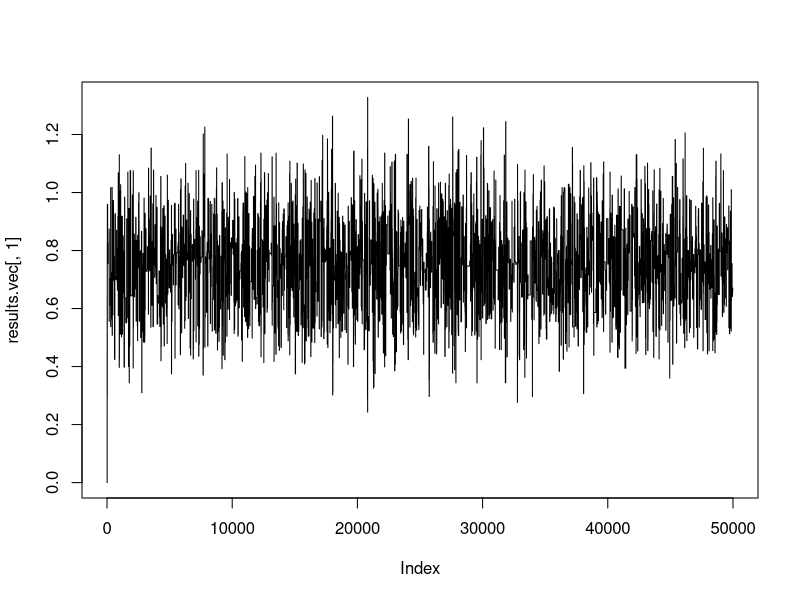
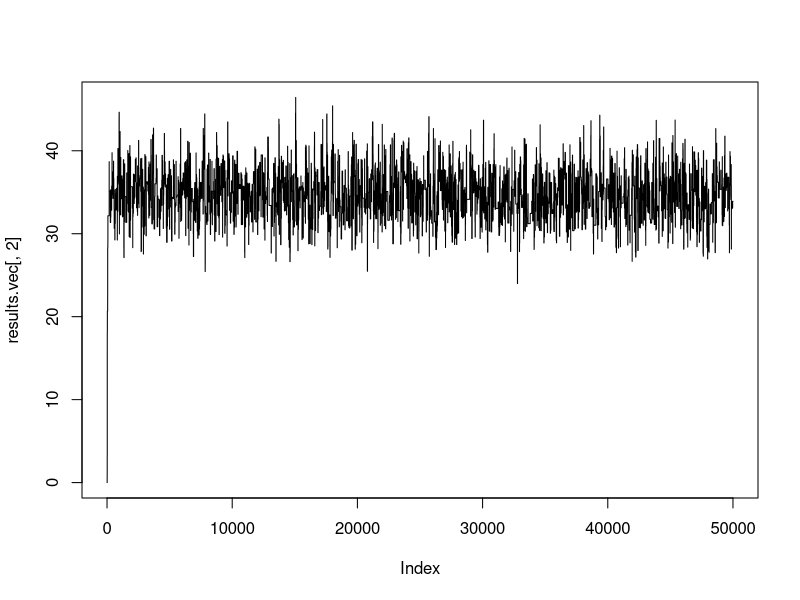
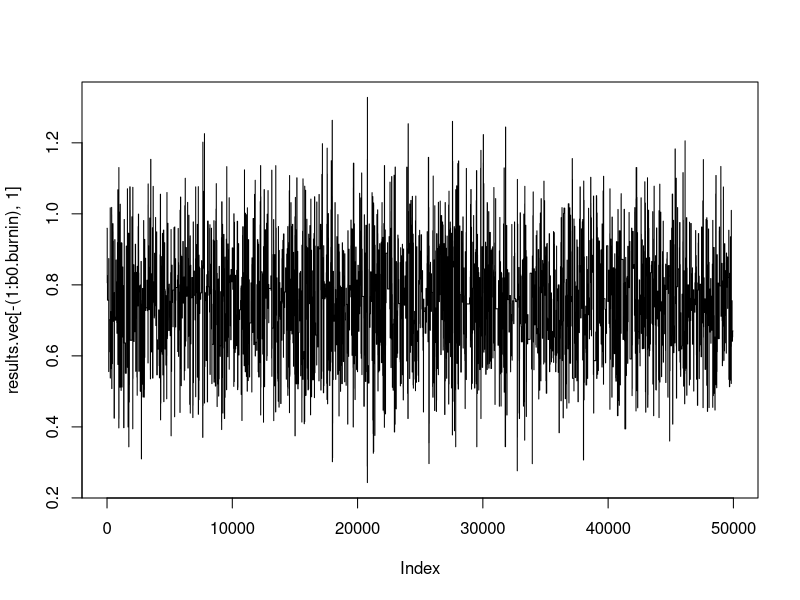
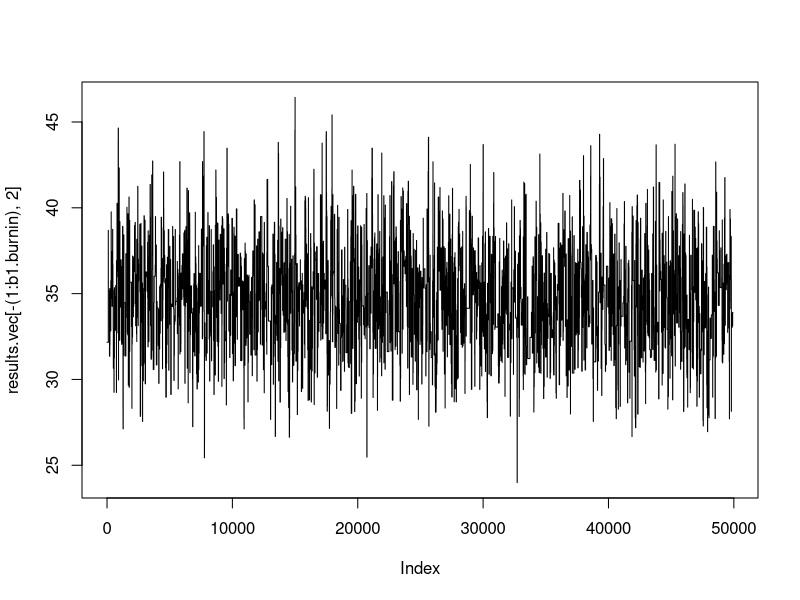
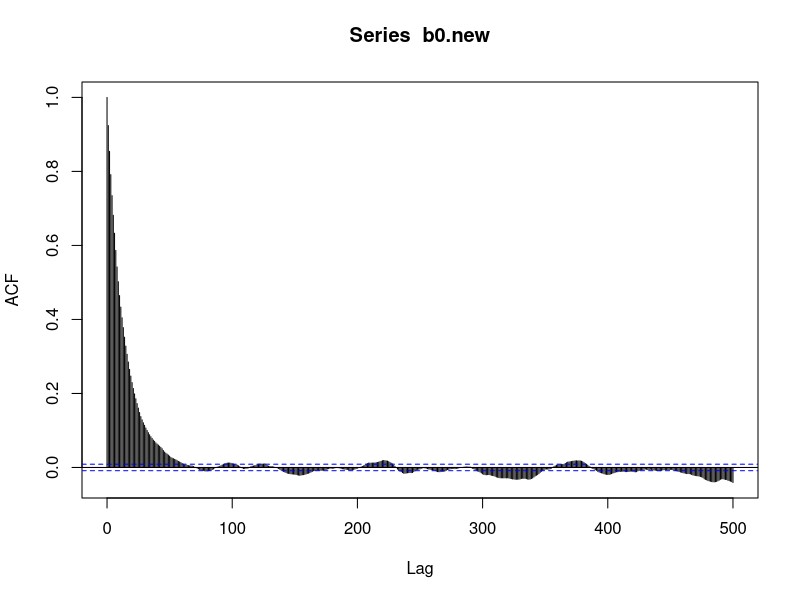
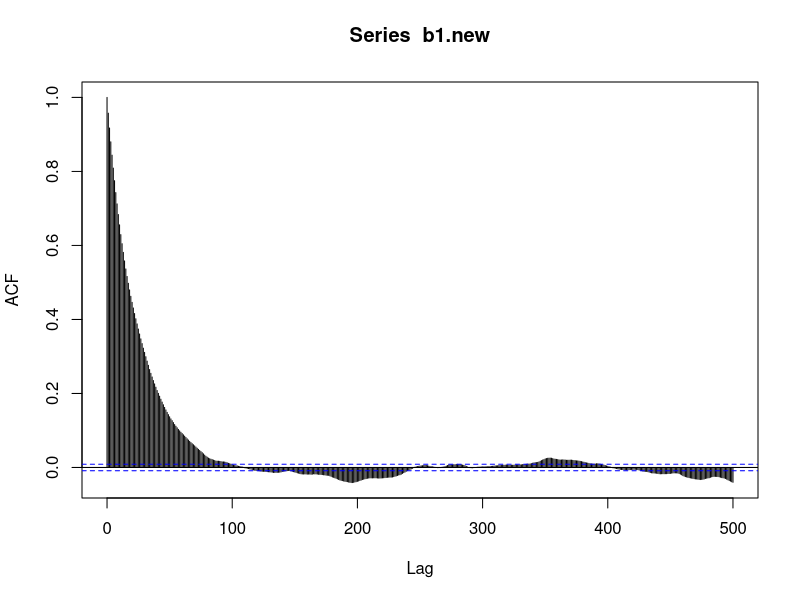
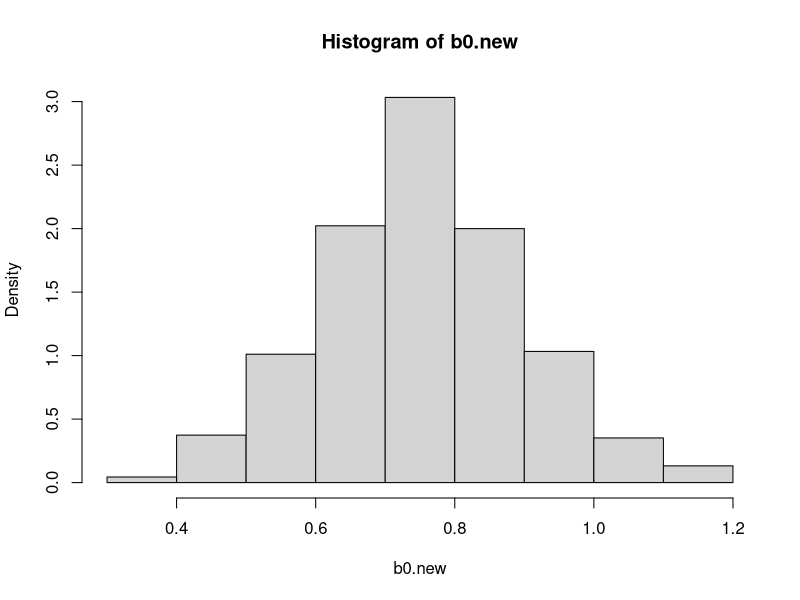
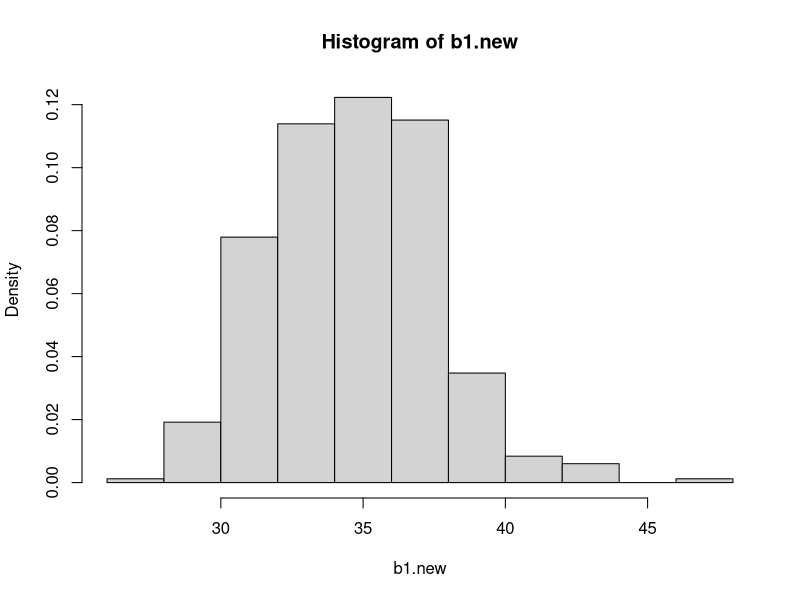

The R script that drew these images, in order:
################################################
## Implementing Metropolis Hastings algorithm for MCMC
## Created by Keshav Mahindra
################################################

############# Setting Up Workspace #############
rm(list = ls())
options(scipen = 999) ## Removing scientific notation
getwd()
## set.seed(1234) ## For testing purposes

########## Loading in the Data #################
dose <- c(1.6907, 1.7242, 1.7552, 1.7842, 1.8113, 1.8369, 1.8610, 1.8839)
num.beetles <- c(59, 60, 62, 56, 63, 59, 62, 60)
num.killed <- c(6, 13, 18, 28, 52, 53, 61, 60)
prop <- num.killed/num.beetles
dataset <- data.frame(dose, num.beetles, num.killed, prop)

## Mean centring predictor variable - results in faster convergence
avg.dose <- mean(dose)
dose <- dose - avg.dose

## Reshaping the data to make it easier to work with 
dead <- numeric()
dosage<- numeric()

for (i in 1:8) {
  dead <- c(dead, rep(0, num.beetles[i]-num.killed[i]), rep(1, num.killed[i]))
  dosage <- c(dosage, rep(dose[i], num.beetles[i]))
}

## This produced a data frame with a binary dependent variable in the first column 
##  and the dosage level in the second
data.frame(dead, dosage)

############# Running the Markov Chain ############
## Monte Carlo Markov Chain implemented using the 
##  Metropolis Hastings Algorithm with Random Walk

## Number of Steps for MCMC
N = 50000

## Two vectors storing the beta coefficients
b0 <- numeric()
b1 <- numeric()

## Set starting values for b0 and b1
b0[1] = 0
b1[1] = 0

## Function to calculate the log likelihood for the target density
loglikelihood <- function(b0, b1){
  ## Calculate p through link function
  p = exp(b0+b1*dosage)/(1 + exp(b0 + b1*dosage))
  ## sum dbinom at each level of dosage
  sum(dbinom(dead,1, p, log=TRUE))
}

## Generating N draws from random uniform for acceptance/rejection
## This is more computationally efficient than drawing from runif in every realization
uniforms <- runif(N, 0, 1)

## Running the algorithm for N realizations
for (i in 2:N) {
  
  ## Draw from the candidate, which is a normal dist. centered around previously accepted value
  ## SDs were approximated using trial and error (they were tuned)
  b0.prime <- rnorm(1, b0[i-1], 2)  
  b1.prime <- rnorm(1, b1[i-1], 5)
  
  ## Setting prior densities
  ## I didn't have prior knowledge of beetle deaths, so I used a flat prior
  ## i.e. a normal distribution with a very large standard deviation
  current.prior.dens = dnorm(b0.prime,0,100000,log = TRUE) + dnorm(b1.prime,0,100000,log=TRUE)
  prime.prior.dens = dnorm(b0[i-1],0,100000, log = TRUE) + dnorm(b1[i-1],0,100000, log = TRUE)
  
  ## Calculating log likelihood for both the proposed and current values of b0 and b1
  current.loglik = loglikelihood(b0[i-1], b1[i-1])
  prime.loglik = loglikelihood(b0.prime, b1.prime)
  
  ## Summing the prior and likelihood
  current.target.dens = current.loglik + current.prior.dens
  prime.target.dens = prime.loglik + prime.prior.dens
  
  ## Alpha denotes the acceptance probability 
  alpha =  exp(prime.target.dens - current.target.dens)
  
  ## Comparing alpha against a draw from U[0,1]
  if (uniforms[i] < alpha) {
    ## Updating the chain if proposed value is accepted
    b0[i] = b0.prime
    b1[i] = b1.prime
  } else {
    ## Updating the chain if chain proposed value is not accepted (chain doesn't move)
    b0[i] = b0[i-1]
    b1[i] = b1[i-1]
   }
}

## Create a data frame which holds the chains for both parameters
results.vec <- data.frame(b0, b1)

## Plotting each of the parameters
plot(results.vec[, 1], type = "l")
plot(results.vec[, 2], type = "l")

## From the plot, the approximate burn-in period for the intercept is 35
## Burn-in for b1 is approximately 70

## These tend to change from sample to sample because of randomization
b0.burnin = 35
b1.burnin = 70

plot(results.vec[-(1:b0.burnin), 1], type = "l")
plot(results.vec[-(1:b1.burnin), 2], type = "l")

## Discarding burn-in samples
b0.new <- b0[-(1:b0.burnin)]
b1.new <- b1[-(1:b1.burnin)]

## Checking autocorrelation using ACF
acf(b0.new, lag.max = 500)
acf(b1.new, lag.max = 500)

## From ACF on both parameters, to thin both parameters, I will take roughly every 110th sample for the b0
## and every 120th sample for b1. This is because the autocorrelation dies out after those many lags.

## These tend to change from sample to sample because of randomization
b0.thin = 110 
b1.thin = 120
  
## Thinning the chains
b0.new <- b0.new[seq(1, length(b0.new), b0.thin)]
b1.new <- b1.new[seq(1, length(b1.new), b1.thin)]

## Displaying summary stats
summary(b0.new)
summary(b1.new)

## Displaying thinned histograms for each parameter
hist(b0.new, freq = FALSE)
hist(b1.new, freq = FALSE)

######## Logit Model using GLM Command ##########
## perform logistic regression using the glm() function
alive = num.beetles - num.killed
beetle.mat = cbind(num.killed, alive)
beetle.glm = glm(beetle.mat ~ dose, family = binomial(link ="logit"))
summary(beetle.glm)

## predictions of probability and number killed
pred.prob = fitted.values(beetle.glm)
pred.dead = pred.prob * num.beetles

## GLM and bayesian estimates are reasonably similar
## Runnning the chain longer might results in more accurate results

